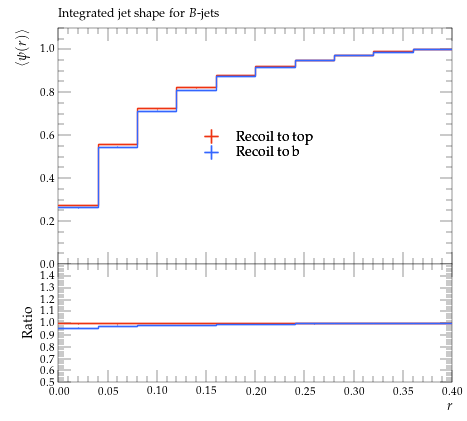

This chart was generated by the following Python code:
#! /usr/bin/env python

# This Python script was auto-generated using YODA v2.0.2.
# Analysis object: /MC_HFDECAYS/avg_psi_B_jet
# Timestamp: 31-07-2026 (13:13:53)

import matplotlib as mpl
import matplotlib.pyplot as plt
mpl.use('Agg') # comment out for interactive use
import os
import numpy as np

plotDir = os.path.split(os.path.realpath(__file__))[0]
if 'YODA_USER_PLOT_PATH' in globals():
    plot_outdir = globals()['YODA_USER_PLOT_PATH']
else:
    plot_outdir = plotDir

#plot style
plt.style.use(os.path.join(plotDir, '../default.mplstyle'))
# plot metadata
figW, figH = plt.rcParams['figure.figsize']
ax_xLabel = r'$r$'
ax_yLabel = r'$\langle\psi(r)\rangle$'
ax_title  = r'Integrated jet shape for $B$-jets'
ax_xScale = 'linear'
ax_yScale = 'linear'
xLims = (0.0, 0.4)
yLims = (0.0, 1.1)

# TeX-friendly labels for the legend
labels = {
    'legend' : ([ r"Recoil to top", r"Recoil to b" ], r""),
}

# Adjust canvas width and height
canvasW = 10.0
canvasH = 9.0
figW *= canvasW/10.
figH *= canvasH/9.

# Create figure and axis objects
fig, (ax, ratio0_ax) = plt.subplots(2, 1, sharex=True,
                  figsize=(figW,figH), gridspec_kw={'height_ratios': (6.0, 3.0)})

# Set figure margins
plt.subplots_adjust(
    left   = 1.0 * plt.rcParams['figure.subplot.left'],
    right  = 1.0 * plt.rcParams['figure.subplot.right'],
    top    = 1.0 * plt.rcParams['figure.subplot.top'],
    bottom = 1.0 * plt.rcParams['figure.subplot.bottom'])

ratio0_ax.yaxis.set_major_locator(mpl.ticker.MultipleLocator(0.1))
ratio0_ax.set_ylim(0.5, 1.4999)
ratio0_ax.set_ylabel('Ratio')

# the numerical data is stored in a separate file
dataf = dict()
prefix = os.path.split(__file__)[0]
if prefix:    prefix = prefix + '/'
exec(open(prefix+'avg_psi_B_jet__data.py').read(), dataf)


legend_handles = dict() # keep track of handles for the legend

# style options for curves
# starts at zorder>=5 to draw curve on top of legend
styles = {
  'recoil_t': {
    'color' : '#EE3311',
    'linestyle' : '-',
    'linewidth' : 1,
    'marker' : 'none',
    'markersize' : 2,
    'capsize' : 0.0,
    'zorder' : 5,
    'histstyle' : 1,
    'drawstyle' : 'steps-pre',
    'xerrorbars' : 1,
    'yerrorbars' : 1,
    'fillcolor' : None,
    'fillopacity' : 1.0,
    'ratio0_linestyle' : '-',
    'ratio0_linewidth' : 1,
    'ratio0_marker' : 'none',
    'ratio0_markersize' : 2,
    'ratio0_capsize' : 0.0,
    'ratio0_zorder' : 5,
    'ratio0_histstyle' : 1,
    'ratio0_drawstyle' : 'steps-pre',
    'ratio0_xerrorbars' : 1,
    'ratio0_yerrorbars' : 1,
  },
  'recoil_b': {
    'color' : '#3366FF',
    'linestyle' : '-',
    'linewidth' : 1,
    'marker' : 'none',
    'markersize' : 2,
    'capsize' : 0.0,
    'zorder' : 6,
    'histstyle' : 1,
    'drawstyle' : 'steps-pre',
    'xerrorbars' : 1,
    'yerrorbars' : 1,
    'fillcolor' : None,
    'fillopacity' : 1.0,
    'ratio0_linestyle' : '-',
    'ratio0_linewidth' : 1,
    'ratio0_marker' : 'none',
    'ratio0_markersize' : 2,
    'ratio0_capsize' : 0.0,
    'ratio0_zorder' : 6,
    'ratio0_histstyle' : 1,
    'ratio0_drawstyle' : 'steps-pre',
    'ratio0_xerrorbars' : 1,
    'ratio0_yerrorbars' : 1,
  },
}

# curve from input yoda files in main panel
for label, yvals in dataf['yvals'].items():
    if all(np.isnan(v) for v in dataf['yvals'][label]):
        continue
    tmp = None
    if styles[label]['histstyle']: # draw as histogram
        xpos = dataf['xedges'][label] if styles[label]['drawstyle'] else dataf['xpoints'][label]
        ypos = np.insert(yvals, 0, yvals[0]) if styles[label]['drawstyle'] else yvals
        if styles[label]['fillcolor']: # fill area below curve
            ax.fill_between(xpos, ypos, step='pre',
                            color=styles[label]['fillcolor'],
                            alpha=styles[label]['fillopacity'])
        tmp, = ax.plot(xpos, ypos,
                       color=styles[label]['color'],
                       linestyle=styles[label]['linestyle'],
                       linewidth=styles[label]['linewidth'],
                       drawstyle=styles[label]['drawstyle'], solid_joinstyle='miter',
                       zorder=styles[label]['zorder'], label=label)
    tmp = ax.errorbar(dataf['xpoints'][label], yvals,
                      xerr=np.array(dataf['xerrs'][label])*styles[label]['xerrorbars'],
                      yerr=np.array(dataf['yerrs'][label])*styles[label]['yerrorbars'],
                      fmt=styles[label]['marker'], capsize=styles[label]['capsize'],
                      markersize=styles[label]['markersize'],
                      ecolor=styles[label]['color'],
                      color=styles[label]['color'], zorder=styles[label]['zorder'])
    tmp[-1][0].set_linestyle(styles[label]['linestyle'])
    tmp[-1][0].set_linewidth(styles[label]['linewidth'])
    if label in dataf['add_legend_handle']:  legend_handles[label] = tmp
    for varLabel in dataf['variation_yvals'].keys():
        if varLabel.startswith(label):
            tmp, = ax.plot(dataf['xedges'][label], dataf['variation_yvals'][varLabel],
                           color=styles[label]['color'],
                           linestyle=styles[label]['linestyle'],
                           linewidth=styles[label]['linewidth'],
                           drawstyle='steps-pre', solid_joinstyle='miter',
                           zorder=styles[label]['zorder'], alpha=0.5)


# plots on ratio panel
# curve from input yoda files in ratio panel
for label, yvals in dataf['ratio0_yvals'].items():
    if all(np.isnan(v) for v in yvals):
        continue
    if styles[label]['ratio0_histstyle']: # plot as histogram
        xpos = dataf['xedges']['recoil_t'] if styles[label]['ratio0_drawstyle'] else dataf['xpoints']['recoil_t']
        ypos = np.insert(yvals, 0, yvals[0]) if styles[label]['ratio0_drawstyle'] else yvals
        ratio0_ax.plot(xpos, ypos,
                       color=styles[label]['color'],
                       linewidth=styles[label]['linewidth'],
                       linestyle=styles[label]['ratio0_linestyle'],
                       drawstyle=styles[label]['ratio0_drawstyle'], zorder=styles[label]['zorder'],
                       solid_joinstyle='miter')
    tmp = ratio0_ax.errorbar(dataf['xpoints']['recoil_t'], yvals,
                             xerr=np.array(dataf['ref_xerrs'])*styles[label]['ratio0_xerrorbars'],
                             yerr=np.array(dataf['ratio0_yerrs'][label])*styles[label]['ratio0_yerrorbars'],
                             fmt=styles[label]['ratio0_marker'], capsize=styles[label]['ratio0_capsize'],
                             markersize=styles[label]['ratio0_markersize'],
                             ecolor=styles[label]['color'],
                             color=styles[label]['color'])
    tmp[-1][0].set_linestyle(styles[label]['ratio0_linestyle'])
    tmp[-1][0].set_linewidth(styles[label]['ratio0_linewidth'])

    for varlabel in dataf['ratio0_variation_vals'].keys():
        if varlabel.startswith(label):
            ratio0_ax.plot(dataf['xedges']['recoil_t'],
                            dataf['ratio0_variation_vals'][varlabel],
                            color=styles[label]['color'],
                            linestyle=styles[label]['linestyle'],
                            linewidth=styles[label]['linewidth'],
                            drawstyle='steps-pre', solid_joinstyle='miter',
                            zorder=1, alpha=0.5)

legend_items = list(legend_handles.values())
ax.add_artist(ax.legend(legend_items,
                        labels['legend'][0],
                        title=labels['legend'][1],
                        alignment='left',
                        loc='center',
                        bbox_to_anchor=(0.5, 0.5)))

# set plot metadata as defined above
ratio0_ax.set_xlabel(ax_xLabel)
ratio0_ax.xaxis.set_label_coords(1., -0.15)
ax.set_ylabel(ax_yLabel, ha='right', va='top')
ax.yaxis.set_label_coords(-0.11, 1.0)
ax.set_title(ax_title, loc='left')
ax.set_xscale(ax_xScale)
ax.set_yscale(ax_yScale)
ax.set_xlim(xLims)
ax.set_ylim(yLims)

# tick formatting
plt.rcParams['xtick.top'] = True
plt.rcParams['ytick.right'] = True
fig.align_ylabels((ax, ratio0_ax))
plt.savefig(os.path.join(plot_outdir, 'avg_psi_B_jet.pdf'), format='PDF')
plt.savefig(os.path.join(plot_outdir, 'avg_psi_B_jet.png'), format='PNG')

plt.close(fig)
